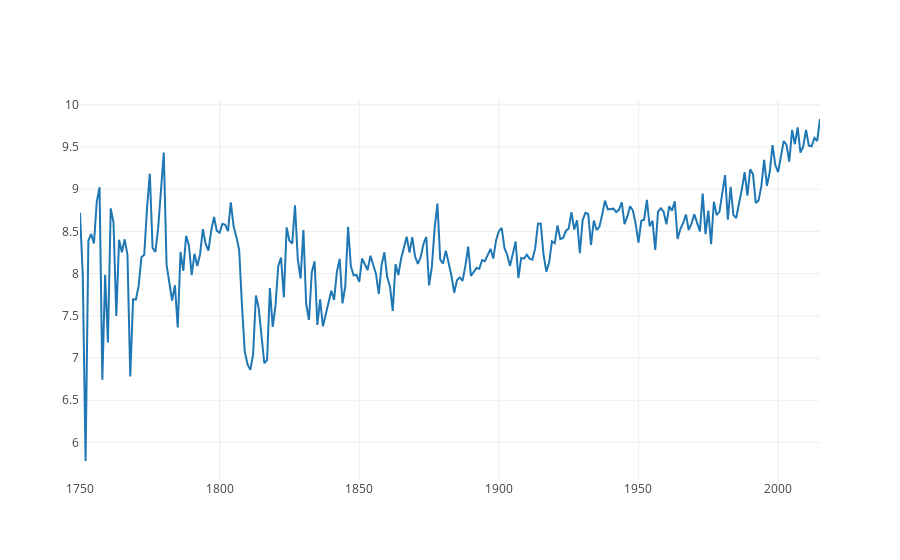

Notebook cell for this chart:
### Markdown cell above
## Plotting global temperatures over the years :

### Code cell
trace=go.Scatter(
    x=global_temp['dt'],
    y=global_temp['LandAverageTemperature'],
    mode='lines',
    )
data=[trace]

py.iplot(data, filename='line-mode')

### Figure 1 — Plotly figure (JSON) as saved in the notebook; plotly's stock layout.template omitted (floating-point values rounded to 4 significant figures; data arrays with more than 128 entries replaced by an {"elided": "..."} marker saying what was removed)
{"data": [{"mode": "lines", "type": "scatter", "uid": "9c217346-c4e5-41c7-a924-8802982d4f7c", "x": {"elided": "266 str values"}, "y": {"elided": "266 float values"}}], "layout": {}}
